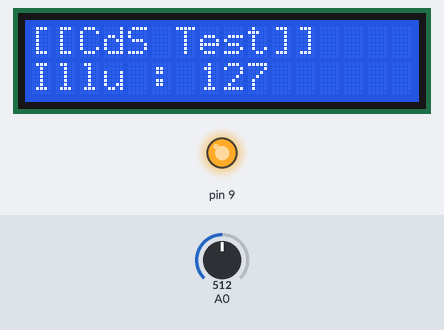
Bench run of a sketch on a simulated Arduino Uno, built with avr-gcc and run on an emulated ATmega328P. Shown: 16×2 character LCD, output pins drawn as LEDs (lit = HIGH). The test bench sets the inputs (shaded band); at power-on: A0 = 512.

Above: at 1.2 s.
1.3 s: A0 set to 258
At 2.5 s:
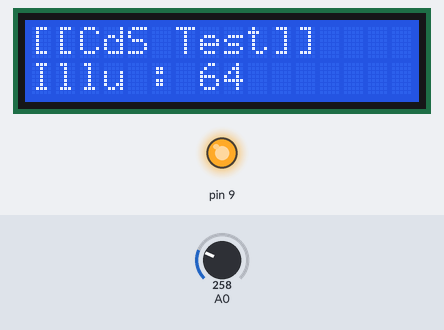
2.8 s: A0 set to 227
At 3.9 s:
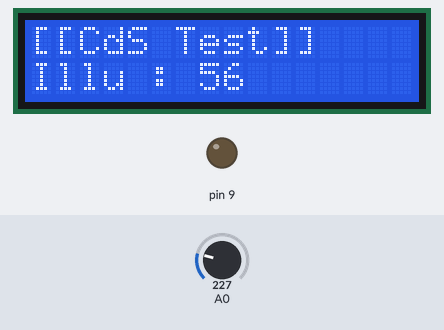
4.3 s: A0 set to 511
At 5.0 s:
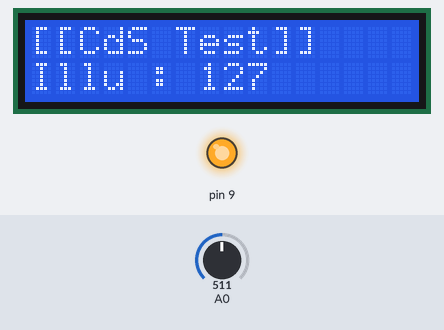
Timing chart, 0 to 7.3 s (numbered marks = the images above; inputs shaded):
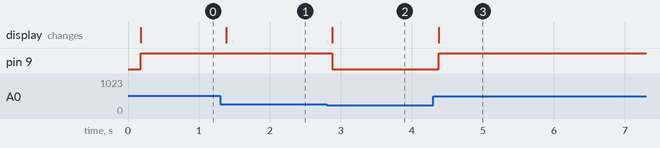

The sketch:

ex44_CdS_withPWMLED.ino
```cpp
#include <MiniCom.h>
#include <Analog.h>
#include <PWMLed.h>

LED led(9); // red light

MiniCom com;
Analog cds(A0, 0, 255);

void setup() {
  // put your setup code here, to run once:
  com.init();
  com.setInterval(100, check);
  com.print(0, "[[CdS Test]]");
}

void loop() {
  // put your main code here, to run repeatedly:
  com.run();
}

void check() {
  int value = cds.read();
  com.print(1, "Illu : ", value);

  if (value > 60) led.setValue(value);
  else led.off();
}
```

Measured:
- the behaviour switches between 245 and 244 on A0 (found by bisection; images 1 and 2)
- after the input at 1.3 s, the display: changes after 0.08 s (image 1)
- after the input at 2.8 s, pin 9: HIGH → LOW after 0.08 s; the display: changes after 0.08 s (image 2)
- after the input at 4.3 s, pin 9: LOW → HIGH after 0.08 s; the display: changes after 0.08 s (image 3)
